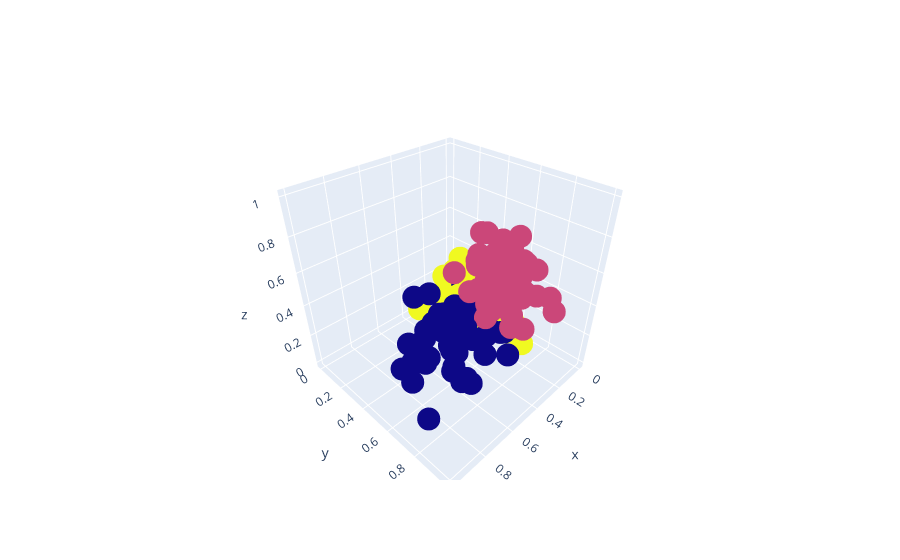

Source (notebook cell):
### Code cell
fig = go.Figure()
fig.add_trace(go.Scatter3d(
    x=df['Intensidade_de_cor'],
    y=df['Alcool'],
    z=df['Proline'],
    mode='markers',
    marker=dict(color=labels.astype(float)),
    text=labels
))
fig.show()

### Figure 1 — Plotly figure (JSON) as saved in the notebook; plotly's stock layout.template omitted (floating-point values rounded to 4 significant figures; data arrays with more than 128 entries replaced by an {"elided": "..."} marker saying what was removed)
{"data": [{"marker": {"color": {"elided": "178 int values"}}, "mode": "markers", "text": {"elided": "178 str values"}, "type": "scatter3d", "x": {"elided": "178 float values"}, "y": {"elided": "178 float values"}, "z": {"elided": "178 float values"}}], "layout": {}}
